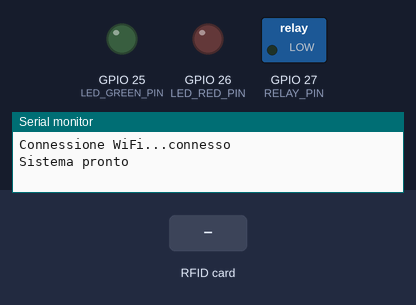
Bench run of a program on a simulated ESP32. Shown: switched loads named in the program (green lamp = pin HIGH), output pins drawn as LEDs (lit = HIGH), the last lines printed to the serial monitor. Dashed ring = blinking. The inputs (shaded band) are chosen by the test bench. WiFi joins after 1.5 s; servers stay silent unless stated; uploads are accepted with an empty reply.

Above: at 3.7 s.
3.8 s: RFID card 04 5A 2F 1B 3C 6D 80 held to the reader
At 4.11 s:
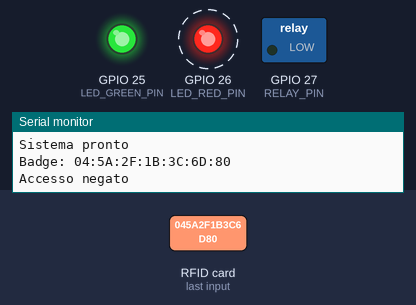
6.8 s: RFID card 5E 7A 19 C4 held to the reader
At 7.31 s:
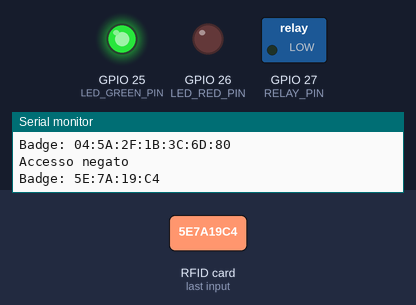
Timing chart, 0 to 10.1 s (numbered marks = the images above; inputs shaded):
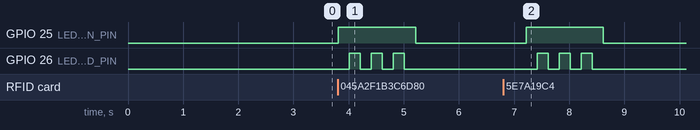

The program:

main.cpp
```cpp
#include <Arduino.h>
#include <WiFi.h>
#include <HTTPClient.h>
#include <MFRC522.h>
#include <SPI.h>
#include <ArduinoJson.h>

// pin
#define SS_PIN 5
#define RST_PIN 22
#define RELAY_PIN 27
#define LED_GREEN_PIN 25
#define LED_RED_PIN 26

const char* WIFI_SSID = "YOUR_WIFI_SSID";
const char* WIFI_PASSWORD = "YOUR_WIFI_PASSWORD";

const char* SUPABASE_URL = "https://pwvbgiwzatwotdqmvilc.supabase.co";
const char* SUPABASE_ANON_KEY = "eyJhbGciOiJIUzI1NiIsInR5cCI6IkpXVCJ9.eyJpc3MiOiJzdXBhYmFzZSIsInJlZiI6InB3dmJnaXd6YXR3b3RkcW12aWxjIiwicm9sZSI6ImFub24iLCJpYXQiOjE3Njk0NDEzODQsImV4cCI6MjA4NTAxNzM4NH0.XPWYYNaWgELlf5kgDLU8vHQjFeNGpDAOnbmlSmqktXA";

MFRC522 rfid(SS_PIN, RST_PIN);

void setup() {
  Serial.begin(115200);
  delay(1000);

  pinMode(RELAY_PIN, OUTPUT);
  pinMode(LED_GREEN_PIN, OUTPUT);
  pinMode(LED_RED_PIN, OUTPUT);

  digitalWrite(RELAY_PIN, LOW);
  digitalWrite(LED_GREEN_PIN, LOW);
  digitalWrite(LED_RED_PIN, LOW);

  SPI.begin();
  rfid.PCD_Init();

  connectWiFi();
  Serial.println("Sistema pronto");
}

void loop() {
  if (!rfid.PICC_IsNewCardPresent()) {
    return;
  }

  if (!rfid.PICC_ReadCardSerial()) {
    return;
  }

  String badgeUID = getCardUID();

  Serial.print("Badge: ");
  Serial.println(badgeUID);

  handleBadgeScan(badgeUID);

  rfid.PICC_HaltA();
  rfid.PCD_StopCrypto1();

  delay(2000);
}

void connectWiFi() {
  Serial.print("Connessione WiFi...");

  WiFi.begin(WIFI_SSID, WIFI_PASSWORD);

  int attempts = 0;
  while (WiFi.status() != WL_CONNECTED && attempts < 20) {
    delay(500);
    attempts++;
  }

  if (WiFi.status() == WL_CONNECTED) {
    Serial.println("connesso");
  } else {
    Serial.println("fallito (offline)");
  }
}

String getCardUID() {
  String uid = "";
  for (byte i = 0; i < rfid.uid.size; i++) {
    if (rfid.uid.uidByte[i] < 0x10) {
      uid += "0";
    }
    uid += String(rfid.uid.uidByte[i], HEX);
    if (i < rfid.uid.size - 1) {
      uid += ":";
    }
  }
  uid.toUpperCase();
  return uid;
}

void handleBadgeScan(String uid) {
  digitalWrite(LED_GREEN_PIN, HIGH);

  // se non c'e wifi vado in offline
  if (WiFi.status() != WL_CONNECTED) {
    handleOfflineMode(uid);
    return;
  }

  String response = callSupabaseIdentify(uid);
  Serial.println(response);

  if (response.length() > 0) {
    Serial.println("Autorizzato");
    unlockLocker();
  } else {
    Serial.println("Accesso negato");
    blinkError();
  }

  digitalWrite(LED_GREEN_PIN, LOW);
}

void handleOfflineMode(String uid) {
  // badge di test hardcoded per quando non c'e internet
  if (uid == "04:5A:2F:1B:3C:6D:80") {
    Serial.println("Autorizzato (offline)");
    unlockLocker();
  } else {
    Serial.println("Accesso negato");
    blinkError();
  }

  digitalWrite(LED_GREEN_PIN, LOW);
}

String callSupabaseIdentify(String code) {
  if (WiFi.status() != WL_CONNECTED) {
    return "";
  }

  HTTPClient http;

  String url = String(SUPABASE_URL) + "/rest/v1/rpc/identify_code";

  http.begin(url);
  http.addHeader("Content-Type", "application/json");
  http.addHeader("apikey", SUPABASE_ANON_KEY);
  http.addHeader("Authorization", String("Bearer ") + SUPABASE_ANON_KEY);

  JsonDocument doc;
  doc["p_code"] = code;

  String body;
  serializeJson(doc, body);

  int httpCode = http.POST(body);

  String response = "";

  if (httpCode > 0) {
    response = http.getString();
  } else {
    Serial.print("Errore HTTP ");
    Serial.println(httpCode);
  }

  http.end();

  return response;
}

void unlockLocker() {
  digitalWrite(RELAY_PIN, HIGH);
  digitalWrite(LED_GREEN_PIN, HIGH);

  delay(3000);

  digitalWrite(RELAY_PIN, LOW);
  digitalWrite(LED_GREEN_PIN, LOW);
}

void blinkError() {
  for (int i = 0; i < 3; i++) {
    digitalWrite(LED_RED_PIN, HIGH);
    delay(200);
    digitalWrite(LED_RED_PIN, LOW);
    delay(200);
  }
}
```

Measured:
- after the input at 3.8 s, GPIO 25 (LED_GREEN_PIN): LOW → HIGH at once, → LOW 1.4 s later; GPIO 26 (LED_RED_PIN): alternates HIGH for 0.20 s and LOW for 0.20 s, 6 changes in all, then stays LOW, starting after 0.21 s
- after the input at 6.8 s, GPIO 25 (LED_GREEN_PIN): LOW → HIGH after 0.42 s, → LOW 1.4 s later; GPIO 26 (LED_RED_PIN): alternates HIGH for 0.20 s and LOW for 0.20 s, 6 changes in all, then stays LOW, starting after 0.62 s
